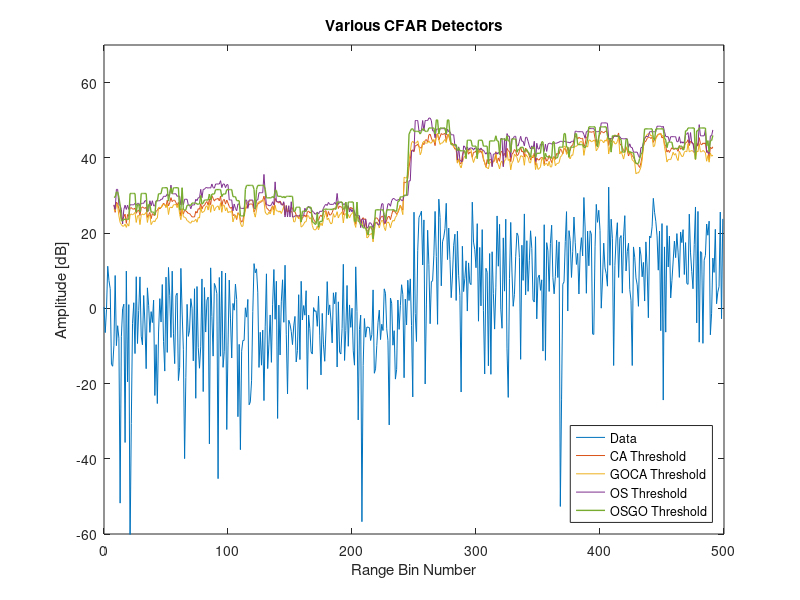

The MATLAB source for this figure:
%% File information
% Written by M. Y. Martin (MRTMOG014)
% EEE4022S (2018)
% All_CFAR_Threshold.m: Simulate four CFAR detectors with Gaussian data
%% CA-, GOCA-, OS- and OSGO-CFAR detectors
clc;
close all;
clear;

% define inputs and parameters
D = 500;                                % length of data; number of samples
N = 16;                                 % length of window
Np = 1;                                 % number of pulses
j = 1i;                                 % use j as sqrt(-1)
PFA = 10^-6;                            % desired PFA
SNRdB = 20;                             % SNR in Decibels
SNR = 10^(SNRdB/10);                    % Decibels to linear SNR
iterations = 1;
TCA_array = zeros(iterations,D);
TGOCA_array = zeros(iterations,D);
TOS_array = zeros(iterations,D);
TOSGO_array = zeros(iterations,D);

% include multiple targets
t = 1;                                  % number of targets and interfering targets

% include clutter edge
v = 6;                                  % variance of noise in clutter edge; v = 1 => no clutter edge
d = 3;                                  % number of samples from centre to clutter edge start (distance)

for iteration = 1:iterations
    % 1xD matrix of complex Gaussian noise: (I + jQ)/sqrt(2); v scales second part => clutter edge
    noise = [((randn(1,(D/2) + d) + j.*randn(1,(D/2) + d))/sqrt(2)),(sqrt(v)*(randn(1,(D/2) - d) + j.*randn(1,(D/2) - d))/sqrt(2))];

    % insert target(s)
    target_voltage = sqrt(SNR);
    target_signal = target_voltage*(randn(1,t) + j.*randn(1,t))/sqrt(2);
    signal = real(noise).^2 + imag(noise).^2;
    signal_H0 = signal; % noise only
    for y = 0:(t - 1)   % update signal with targets from centre of data at intervals of 3 samples ???
        signal((D/2) + 1 + 3*y) = signal((D/2) + 1 + 3*y) + real(target_signal(y + 1)).^2 + imag(target_signal(y + 1)).^2;
    end

    %% CA-CFAR
    % compute CA-CFAR interference statistic 'g'
    g = zeros(D,1);
    for CUT = (N/2 + 1):1:(D - N/2)    % first N/2 and last N/2 samples in signal will NOT become the CUT (eg. 9 to 392)
        g(CUT) = mean([signal((CUT - N/2):(CUT - 1)) signal((CUT + 1):(CUT + N/2))]); % cell-average data in window (excluding CUT)
    end

    % compute CA-CFAR constant 'a' for desired PFA
    a = N.*(PFA.^(-(1./N)) - 1);

    % compute detection threshold 'T'
    T = a.*g;
    TCA_array(iteration,:) = T;

    %% GOCA-CFAR
    % compute GOCA-CFAR interference statistic 'g'
    g_GOCA = zeros(D,1);
    for CUT = (N/2 + 1):1:(D - N/2)    % first N/2 and last N/2 samples in signal will NOT become the CUT (eg. 9 to 392)
        Leading_window = sum(signal((CUT + 1):(CUT + N/2)));
        Lagging_window = sum(signal((CUT - N/2):(CUT - 1)));
        if Leading_window > Lagging_window
            g_GOCA(CUT) = Leading_window;
        else
            g_GOCA(CUT) = Lagging_window;
        end
    end

    % GOCA-CFAR constant 'a' for desired PFA
    a_GOCA = 2;

    % compute detection threshold 'T'
    T_GOCA = a_GOCA.*g_GOCA;
    TGOCA_array(iteration,:) = T_GOCA;

    %% OS-CFAR
    % compute OS-CFAR interference statistic 'g'
    k_OS = 12;
    g_OS = zeros(D,1);
    for CUT = (N/2 + 1):1:(D - N/2)    % first N/2 and last N/2 samples in signal will NOT become the CUT (eg. 9 to 392)
        Window_sorted = sort([signal((CUT - N/2):(CUT - 1)) signal((CUT + 1):(CUT + N/2))]);    % sort N reference window samples in ascending order
        g_OS(CUT) = Window_sorted(k_OS);
    end

    % OS-CFAR constant 'a' for desired PFA
    a_OS = 20.9542;

    % compute detection threshold 'T'
    T_OS = a_OS.*g_OS;
    TOS_array(iteration,:) = T_OS;

    %% OSGO-CFAR
    % compute OSGO-CFAR interference statistic 'g'
    k_OSGO = 7;
    g_OSGO = zeros(D,1);
    for CUT = (N/2 + 1):1:(D - N/2)    % first N/2 and last N/2 samples in signal will NOT become the CUT (eg. 9 to 392)
        lagging_sorted = sort(signal((CUT - N/2):(CUT - 1)));    % sort lagging window samples in ascending order
        leading_sorted = sort(signal((CUT + 1):(CUT + N/2)));    % sort leading window samples in ascending order
        if leading_sorted(k_OSGO) > lagging_sorted(k_OSGO)
            g_OSGO(CUT) = leading_sorted(k_OSGO);
        else
            g_OSGO(CUT) = lagging_sorted(k_OSGO);
        end
    end

    % OSGO-CFAR constant 'a' for desired PFA
    a_OSGO = 12.85;

    % compute detection threshold 'T'
    T_OSGO = a_OSGO.*g_OSGO;
    TOSGO_array(iteration,:) = T_OSGO;
end
    
% plot the threshold and noise
x = 0:(D - 1); % x-axis sample number
figure;
T = mean(TCA_array,1);
T_GOCA = mean(TGOCA_array,1);
T_OS = mean(TOS_array,1);
T_OSGO = mean(TOSGO_array,1);
plot(x,20*log10(signal),x,20*log10(T),x,20*log10(T_GOCA),x,20*log10(T_OS),x,20*log10(T_OSGO),'LineWidth',1);
hold on;
ylim([-60 70]);
xlabel('Range Bin Number');
ylabel('Amplitude [dB]');
title('Various CFAR Detectors');
lgd = legend('Data','CA Threshold','GOCA Threshold','OS Threshold','OSGO Threshold');
set(lgd,'Location','SouthEast');
